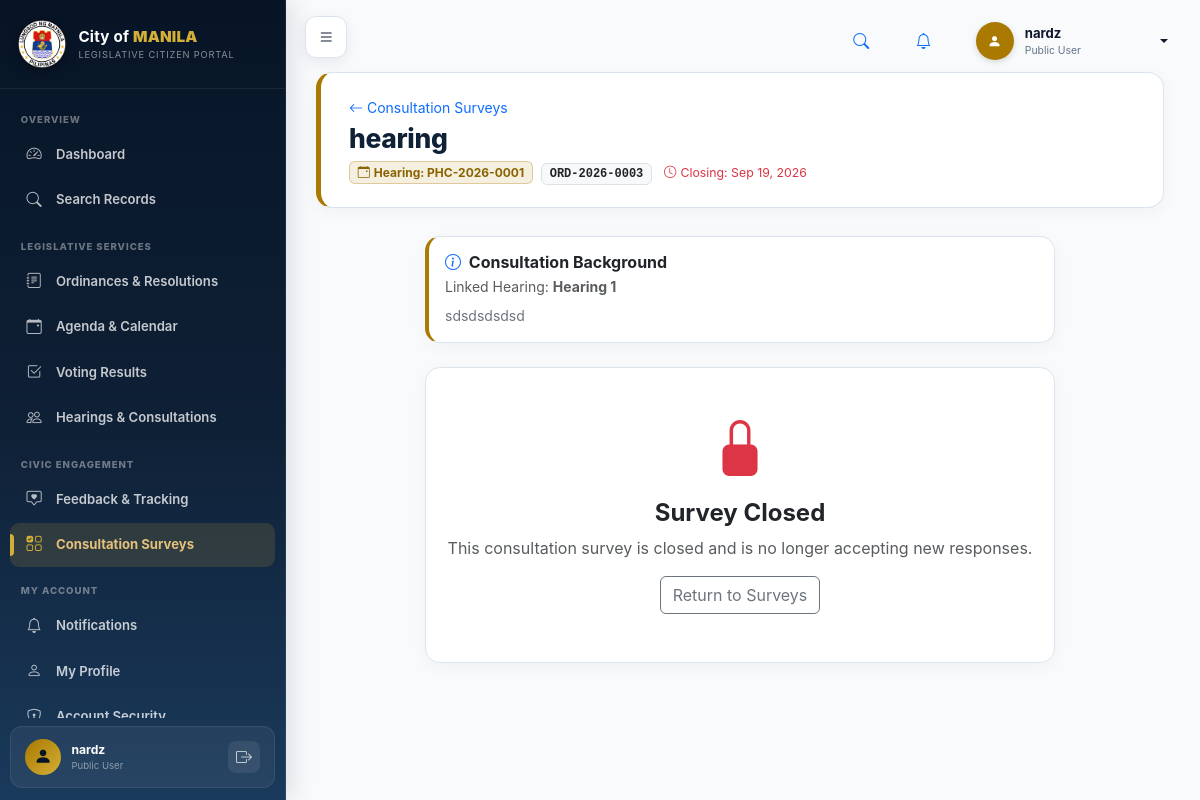
Page /citizen_portal/modules/surveys/take.php?id=3 (signed in) on the committed database.
### tables this page shows
CREATE TABLE `users` (
  `id` int(11) NOT NULL,
  `username` varchar(100) DEFAULT NULL,
  `full_name` varchar(150) NOT NULL,
  `email` varchar(150) NOT NULL,
  `phone` varchar(50) DEFAULT NULL,
  `password` varchar(255) NOT NULL,
  `role_id` int(11) NOT NULL,
  `office_id` int(11) DEFAULT NULL,
  `department_id` int(11) DEFAULT NULL,
  `status` varchar(50) DEFAULT 'Active',
  `created_at` timestamp NOT NULL DEFAULT current_timestamp(),
  `last_login_at` datetime DEFAULT NULL,
  `updated_at` timestamp NOT NULL DEFAULT current_timestamp() ON UPDATE current_timestamp(),
  `deleted_at` datetime DEFAULT NULL
);

CREATE TABLE `roles` (
  `id` int(11) NOT NULL,
  `name` varchar(100) NOT NULL,
  `created_at` timestamp NOT NULL DEFAULT current_timestamp()
);

CREATE TABLE `surveys` (
  `id` int(11) NOT NULL,
  `title` varchar(255) NOT NULL,
  `description` text DEFAULT NULL,
  `status` varchar(50) DEFAULT 'Active',
  `created_at` timestamp NOT NULL DEFAULT current_timestamp(),
  `hearing_id` int(11) DEFAULT NULL,
  `legislative_item_id` int(11) DEFAULT NULL,
  `created_by` int(11) DEFAULT NULL,
  `opens_at` datetime DEFAULT NULL,
  `closes_at` datetime DEFAULT NULL,
  `updated_at` timestamp NOT NULL DEFAULT current_timestamp() ON UPDATE current_timestamp()
);

CREATE TABLE `hearings` (
  `id` int(11) NOT NULL,
  `legislative_item_id` int(11) DEFAULT NULL,
  `reference_number` varchar(100) DEFAULT NULL,
  `title` varchar(255) NOT NULL,
  `hearing_type_id` int(11) DEFAULT NULL,
  `committee_id` int(11) DEFAULT NULL,
  `venue` varchar(255) DEFAULT NULL,
  `hearing_date` date NOT NULL,
  `end_date` date DEFAULT NULL,
  `hearing_time` time NOT NULL,
  `end_time` time DEFAULT NULL,
  `status` varchar(50) NOT NULL DEFAULT 'Upcoming',
  `description` text DEFAULT NULL,
  `created_at` timestamp NOT NULL DEFAULT current_timestamp(),
  `registration_deadline` datetime DEFAULT NULL,
  `maximum_participants` int(11) DEFAULT NULL,
  `meeting_link` varchar(500) DEFAULT NULL,
  `visibility` varchar(30) DEFAULT 'Public',
  `created_by` int(11) DEFAULT NULL,
  `updated_at` timestamp NOT NULL DEFAULT current_timestamp() ON UPDATE current_timestamp(),
  `cancelled_at` datetime DEFAULT NULL,
  `cancellation_reason` text DEFAULT NULL
);

CREATE TABLE `legislative_items` (
  `id` int(11) NOT NULL,
  `public_id` char(36) DEFAULT NULL,
  `reference_number` varchar(100) NOT NULL,
  `item_type_id` int(11) NOT NULL,
  `origin_system_id` int(11) DEFAULT NULL,
  `originating_office_id` int(11) DEFAULT NULL,
  `title` varchar(255) NOT NULL,
  `summary` text DEFAULT NULL,
  `current_status` varchar(100) NOT NULL DEFAULT 'Draft',
  `priority_level` varchar(50) DEFAULT 'Normal',
  `visibility` varchar(30) DEFAULT 'Internal',
  `created_by` int(11) DEFAULT NULL,
  `created_at` timestamp NOT NULL DEFAULT current_timestamp(),
  `updated_at` timestamp NOT NULL DEFAULT current_timestamp() ON UPDATE current_timestamp(),
  `deleted_at` datetime DEFAULT NULL
);

### citizen_portal/modules/surveys/take.php (the view, shortened to what the rows shown need)
<?php
requireLogin();
$pdo = db();
$id = (int)($_GET['id'] ?? 0);
$stmt = $pdo->prepare(
    'SELECT s.*,
            h.reference_number hearing_reference,
            h.title hearing_title,
            h.hearing_date,
            li.reference_number legislative_reference,
            li.title legislative_title
     FROM surveys s
     LEFT JOIN hearings h ON h.id = s.hearing_id
     LEFT JOIN legislative_items li ON li.id = s.legislative_item_id
     WHERE s.id = :id'
);
$stmt->execute([':id' => $id]);
$survey = $stmt->fetch(PDO::FETCH_ASSOC);
$extraCss = [appUrl('assets/css/public-modules.css')];
include __DIR__ . '/../../layouts/header.php';
?>
<div class="app-shell">
<?php include __DIR__ . '/../../layouts/sidebar.php'; ?>
<main class="main-content">
  <div class="page-head">
    <div>
      <a class="small text-decoration-none" href="<?= e(appUrl('modules/surveys/index.php')) ?>">
        <i class="bi bi-arrow-left"></i> Consultation Surveys
      </a>
      <h1 class="mt-1"><?= e($survey['title']) ?></h1>
      <p>
        <?php if ($survey['hearing_reference']): ?>
          <span class="badge" style="background: rgba(169, 121, 0, 0.12); color: #8A6400; border: 1px solid rgba(169, 121, 0, 0.3); font-size: 0.75rem;">
            <i class="bi bi-calendar-event me-1"></i>Hearing: <?= e($survey['hearing_reference']) ?>
          </span>
        <?php endif; ?>
        <?php if ($survey['legislative_reference']): ?>
          <span class="badge bg-light text-dark border font-monospace ms-1" style="font-size: 0.75rem;">
            <?= e($survey['legislative_reference']) ?>
          </span>
        <?php endif; ?>
        <?php if (!empty($survey['closes_at'])): ?>
          <span class="text-danger small ms-2"><i class="bi bi-clock me-1"></i>Closing: <?= formatDate($survey['closes_at']) ?></span>
        <?php endif; ?>
      </p>
    </div>
  </div>
  <div class="row justify-content-center">
    <div class="col-xl-9">
      <?php if (!empty($survey['description']) || !empty($survey['hearing_title'])): ?>
        <div class="card portal-card mb-4" style="border-left: 4px solid #a97900 !important;">
          <div class="card-body">
            <h6 class="fw-bold text-dark mb-1"><i class="bi bi-info-circle me-1 text-primary"></i> Consultation Background</h6>
            <?php if (!empty($survey['hearing_title'])): ?>
              <div class="small text-muted mb-2">
                Linked Hearing: <strong><?= e($survey['hearing_title']) ?></strong>
              </div>
            <?php endif; ?>
            <?php if (!empty($survey['description'])): ?>
              <p class="text-secondary small mb-0"><?= nl2br(e($survey['description'])) ?></p>
            <?php endif; ?>
          </div>
        </div>
      <?php endif; ?>
    </div>
  </div>
</main>
</div>
<?php include __DIR__ . '/../../layouts/footer.php'; ?>

### citizen_portal/layouts/header.php (shortened to what the rows shown need)
<?php
$user = currentUser();
?>
<!doctype html>
<html lang="en">
<head>
<link rel="stylesheet" href="https://cdn.jsdelivr.net/npm/bootstrap@5.3.3/dist/css/bootstrap.min.css">
<link rel="stylesheet" href="https://cdn.jsdelivr.net/npm/bootstrap-icons@1.11.3/font/bootstrap-icons.css">
<link rel="stylesheet" href="<?= e(appUrl('assets/css/style.css?v=' . time())) ?>">
<link rel="stylesheet" href="<?= e(appUrl('assets/css/orlms-shell.css?v=' . time())) ?>">
<?php if(!empty($extraCss)): foreach($extraCss as $css): ?>
<link rel="stylesheet" href="<?= e($css) ?>">
<?php endforeach; endif; ?>
</head>
<body>
<header class="orlms-topbar">
    <div class="orlms-topbar-actions">
        <div class="dropdown">
            <button class="orlms-user-button dropdown-toggle" type="button" data-bs-toggle="dropdown" aria-expanded="false">
                <div class="orlms-user-copy">
                    <strong><?= e($user['full_name'] ?? 'Citizen User') ?></strong>
                    <small><?= e($user['role_name'] ?? 'Public Citizen') ?></small>
                </div>
            </button>
        </div>
    </div>
</header>

### citizen_portal/layouts/sidebar.php (shortened to what the rows shown need)
<?php
$user = currentUser();
?>
<aside class="sidebar orlms-sidebar" id="sidebar">
    <div class="sidebar-user-footer">
        <div class="user-info-text">
            <strong><?= e($user['full_name'] ?? 'Citizen User') ?></strong>
            <small><?= e($user['role_name'] ?? 'Public Citizen') ?></small>
        </div>
    </div>
</aside>

### rows in the picture
users: full_name "nardz", role.name "Public User"
surveys: title "hearing", hearing.reference_number "PHC-2026-0001", legislative_item.reference_number "ORD-2026-0003", closes_at "Sep 19, 2026", hearing.title "Hearing 1", description "sdsdsdsdsd"

### other values in the picture
$groupLabel "OVERVIEW"
$label "Dashboard"
$label "Search Records"
$groupLabel "LEGISLATIVE SERVICES"
$label "Ordinances & Resolutions"
$label "Agenda & Calendar"
$label "Voting Results"
$label "Hearings & Consultations"
$groupLabel "CIVIC ENGAGEMENT"
$label "Feedback & Tracking"
$label "Consultation Surveys"
$groupLabel "MY ACCOUNT"
$label "Notifications"
$label "My Profile"
